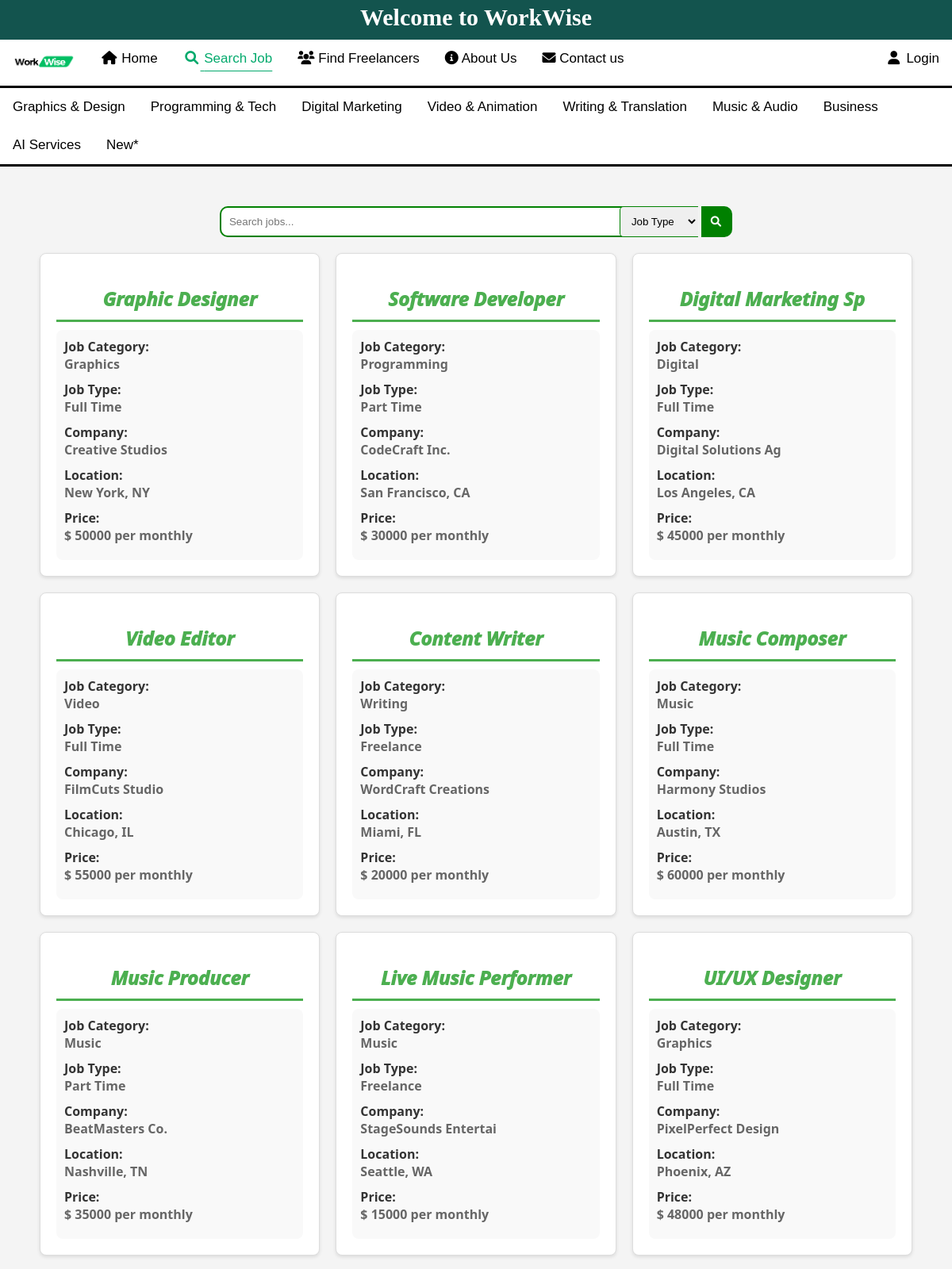
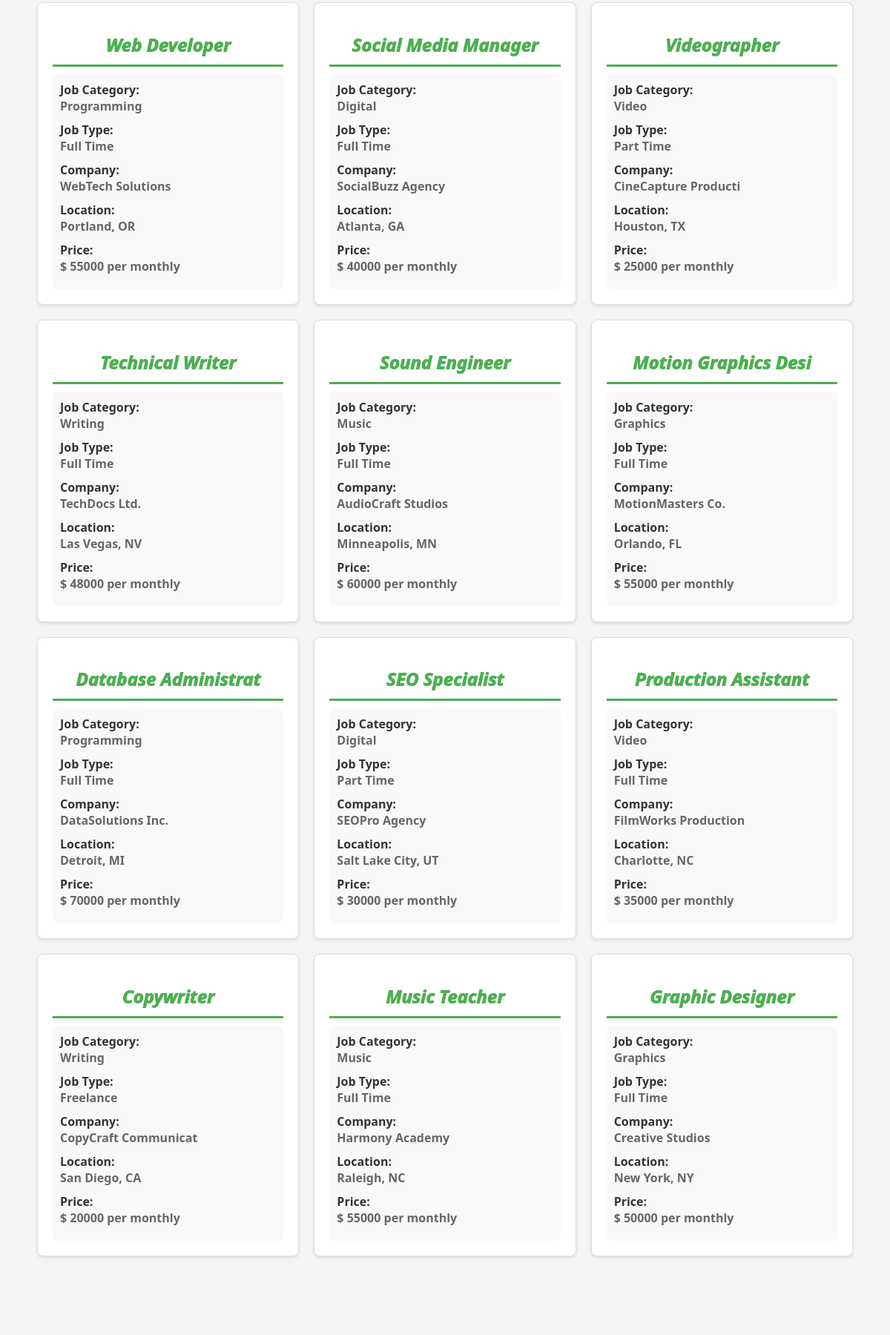
The page /PHP/find_job.php (upper part) on the database its author committed (2 pictures, top to bottom).
### tables this page shows
CREATE TABLE `jobtable` (
  `jobId` int(10) NOT NULL,
  `userId` int(11) NOT NULL,
  `category` varchar(32) NOT NULL,
  `title` varchar(20) NOT NULL,
  `jobType` varchar(10) NOT NULL,
  `company` varchar(20) NOT NULL,
  `location` varchar(32) NOT NULL,
  `price` int(10) NOT NULL,
  `exitDay` date NOT NULL,
  `responsibilities` varchar(120) NOT NULL,
  `requirements` varchar(200) NOT NULL,
  `payment` int(11) NOT NULL
);

### PHP/find_job.php (the view, shortened to what this page needs)
<?php include("conn.php"); ?>
<?php
$note = "";
if (isset($_GET["search"]) || isset($_GET["filter"])) {
    $search1 = $_GET["search"];
    $filter = $_GET["filter"];
    $search = mysqli_real_escape_string($conn, $search1);
    if (!empty($search)) {
        if ($filter == "All Type") {
            $sql = "SELECT * FROM jobtable WHERE (title LIKE '%$search%' OR company LIKE '%$search%' OR location LIKE '%$search%' OR price LIKE '%$search%' OR exitDay LIKE '%$search%')";
            $result = mysqli_query($conn, $sql);
            if ($result == false) {
            }
        } else if ($filter == "Full Time" || $filter == "Part Time") {
            $sql = "SELECT * FROM jobtable WHERE (title LIKE '%$search%' OR company LIKE '%$search%' OR location LIKE '%$search%' OR price LIKE '%$search%' OR exitDay LIKE '%$search%') AND jobType = '$filter'";
            $result = mysqli_query($conn, $sql);
            if ($result == false) {
            }
        } else {
        }
    } else {
        if ($filter == "Full Time" || $filter == "Part Time") {
            $sql = "SELECT * FROM jobtable WHERE jobType = '$filter'";
            $result = mysqli_query($conn, $sql);
            if ($result == false) {
                $note = "Data not found.";
            }
        } else {
            $sql = "SELECT * FROM jobtable ";
        }
    }
} else {
    $sql = "SELECT * FROM jobtable ";
}
$result = mysqli_query($conn, $sql);
?>
<!DOCTYPE html>
<html lang="en">
<head>
    <link rel="stylesheet" href="https://cdnjs.cloudflare.com/ajax/libs/font-awesome/4.7.0/css/font-awesome.min.css">
    <link rel="stylesheet" href="../CSS/job_list.css">
    <link rel="stylesheet" href="https://cdnjs.cloudflare.com/ajax/libs/font-awesome/6.0.0/css/all.min.css">
</head>
<body>
    <?php include_once('header.php') ?>
    <?php include_once("navbar.php"); ?>
    <?php include_once("ctg_bar.php"); ?>
    <form action="find_job.php" method="get">
    <div class="searchbar">
            <input id="fsearch" type="search" name="search" placeholder="<?php if (isset($_GET["search"])) {
                                                                echo $_GET["search"];
                                                            } else {
                                                                echo "Search jobs...";
                                                            } ?>">
            <select name="filter"  id="idcheck " >
                <option value="All Type">Job Type</option>
            </select>
            <button type="submit"name="submit"><i class="fa fa-fw fa-search"></i></button>
        </div>
    </form>
    <div class="job_listings">
        <div class="job_row">
            <?php
            if ($result && mysqli_num_rows($result) > 0) {
                while ($row = mysqli_fetch_assoc($result)) {
            ?>
                    <div class="job">
                        <h2>
                            <?php echo $row["title"]; ?>
                        </h2>
                        <div class="job_details">
                            <h4>Job Category:</h4>
                            <p>
                                <?php echo $row['category']; ?>
                            </p>
                            <h4>Job Type:</h4>
                            <p>
                                <?php echo $row['jobType']; ?>
                            </p>
                            <h4>Company:</h4>
                            <p>
                                <?php echo $row['company']; ?>
                            </p>
                            <h4>Location:</h4>
                            <p>
                                <?php echo $row['location']; ?>
                            </p>
                            <h4>Price:</h4>
                            <p>$
                                <?php echo $row['price']; ?> per monthly
                            </p>
                        </div>
                    </div>
                <?php
                }
                ?>
        </div>
    </div>
<?php
            }
?>
<?php if ($note != 'Data not found.') {
    include_once('footer.php');
}

### CSS/job_list.css (style rules this page uses)
body { margin: 0; padding: 0; background-color: #f4f4f4; }
.searchbar { width: 100%; text-align: center; justify-content: center; }
input , button,select { margin-top: 50px; padding: 10px; border-style: solid; border-color: green; }
.searchbar input { width: 50%; border-top-left-radius: 10px; border-bottom-left-radius: 10px; border-right-style: none; }
.searchbar button { border-top-right-radius: 10px; border-bottom-right-radius: 10px; border-left-style: none; background-color: green; margin-left: 0; }
select { border-radius: 5px; border-top-right-radius: 0; border-bottom-right-radius: 0; border-style: solid; border-right-style: none; margin-left: -100px; position: sticky; }
button i { color: white; }
.job_listings { font-family: 'Segoe UI', Tahoma, Geneva, Verdana, sans-serif; max-width: 1100px; margin: 20px auto; }
.job_row { display: grid; grid-template-columns: repeat(3, 1fr); gap: 20px; }
.job { border: 1px solid #ddd; background-color: #fff; padding: 20px; border-radius: 8px; box-shadow: 0 2px 4px rgba(0, 0, 0, 0.1); transition: transform 0.3s ease-in-out; }
h2 { text-align: center; font-style: italic; font-weight: 1000; margin-bottom: 10px; color: #4CAF50; padding-bottom: 10px; border-bottom-style: solid; }
p { color: #666; font-weight: 600; margin-bottom: 8px; padding-bottom: 10px; }
.job_details { background-color: #f9f9f9; padding: 10px; border-radius: 8px; }
.job_details h4 { margin: 0; color: #333; }
.job_details p { margin: 0; color: #666; }

### PHP/header.php (style rules this page uses)
body { margin: 0; }

### rows shown on the page
jobtable: title "Graphic Designer", category "Graphics", jobType "Full Time", company "Creative Studios", location "New York, NY", price "50000"
jobtable: title "Software Developer", category "Programming", jobType "Part Time", company "CodeCraft Inc.", location "San Francisco, CA", price "30000"
jobtable: title "Digital Marketing Sp", category "Digital", jobType "Full Time", company "Digital Solutions Ag", location "Los Angeles, CA", price "45000"
jobtable: title "Video Editor", category "Video", jobType "Full Time", company "FilmCuts Studio", location "Chicago, IL", price "55000"
jobtable: title "Content Writer", category "Writing", jobType "Freelance", company "WordCraft Creations", location "Miami, FL", price "20000"
jobtable: title "Music Composer", category "Music", jobType "Full Time", company "Harmony Studios", location "Austin, TX", price "60000"
jobtable: title "Music Producer", category "Music", jobType "Part Time", company "BeatMasters Co.", location "Nashville, TN", price "35000"
jobtable: title "Live Music Performer", category "Music", jobType "Freelance", company "StageSounds Entertai", location "Seattle, WA", price "15000"
jobtable: title "UI/UX Designer", category "Graphics", jobType "Full Time", company "PixelPerfect Design", location "Phoenix, AZ", price "48000"
jobtable: title "Web Developer", category "Programming", jobType "Full Time", company "WebTech Solutions", location "Portland, OR", price "55000"
jobtable: title "Social Media Manager", category "Digital", jobType "Full Time", company "SocialBuzz Agency", location "Atlanta, GA", price "40000"
jobtable: title "Videographer", category "Video", jobType "Part Time", company "CineCapture Producti", location "Houston, TX", price "25000"
jobtable: title "Technical Writer", category "Writing", jobType "Full Time", company "TechDocs Ltd.", location "Las Vegas, NV", price "48000"
jobtable: title "Sound Engineer", category "Music", jobType "Full Time", company "AudioCraft Studios", location "Minneapolis, MN", price "60000"
jobtable: title "Motion Graphics Desi", category "Graphics", jobType "Full Time", company "MotionMasters Co.", location "Orlando, FL", price "55000"
jobtable: title "Database Administrat", category "Programming", jobType "Full Time", company "DataSolutions Inc.", location "Detroit, MI", price "70000"
jobtable: title "SEO Specialist", category "Digital", jobType "Part Time", company "SEOPro Agency", location "Salt Lake City, UT", price "30000"
jobtable: title "Production Assistant", category "Video", jobType "Full Time", company "FilmWorks Production", location "Charlotte, NC", price "35000"
jobtable: title "Copywriter", category "Writing", jobType "Freelance", company "CopyCraft Communicat", location "San Diego, CA", price "20000"
jobtable: title "Music Teacher", category "Music", jobType "Full Time", company "Harmony Academy", location "Raleigh, NC", price "55000"
jobtable: title "Graphic Designer", category "Graphics", jobType "Full Time", company "Creative Studios", location "New York, NY", price "50000"
